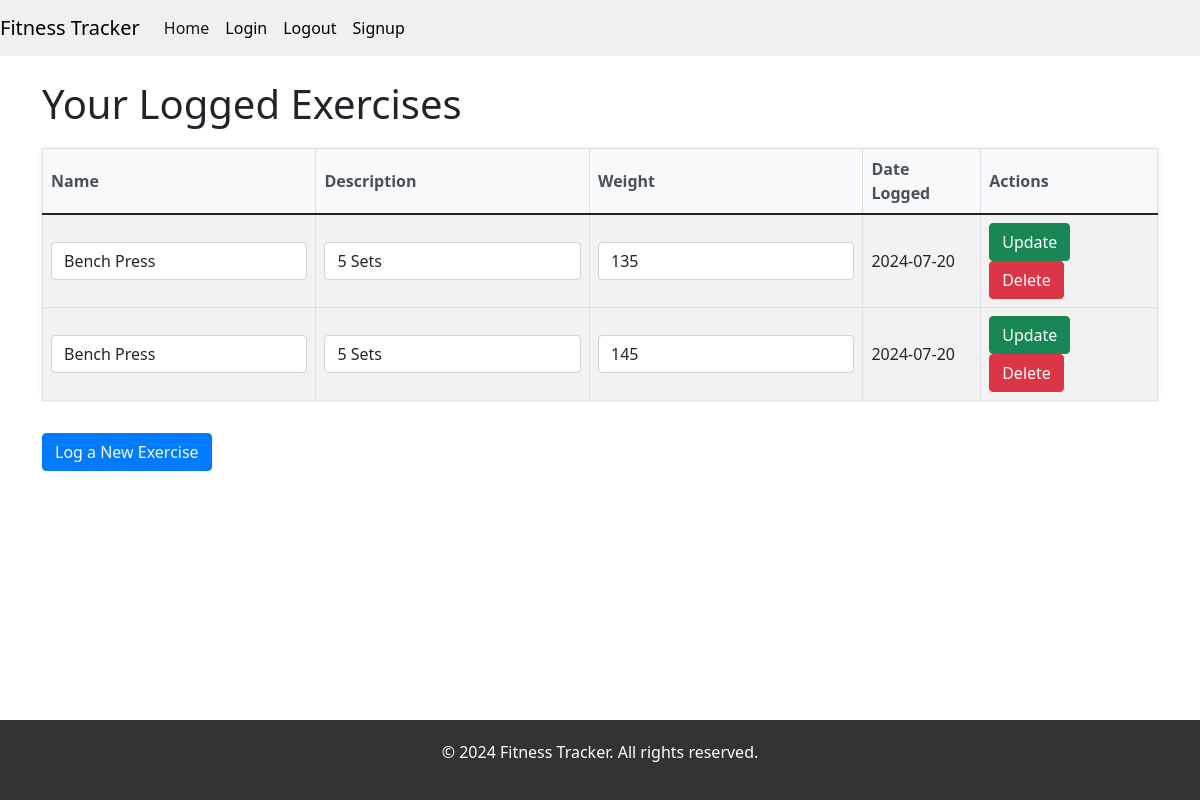
The page /view_exercises/ (signed in) on the database as committed earlier.
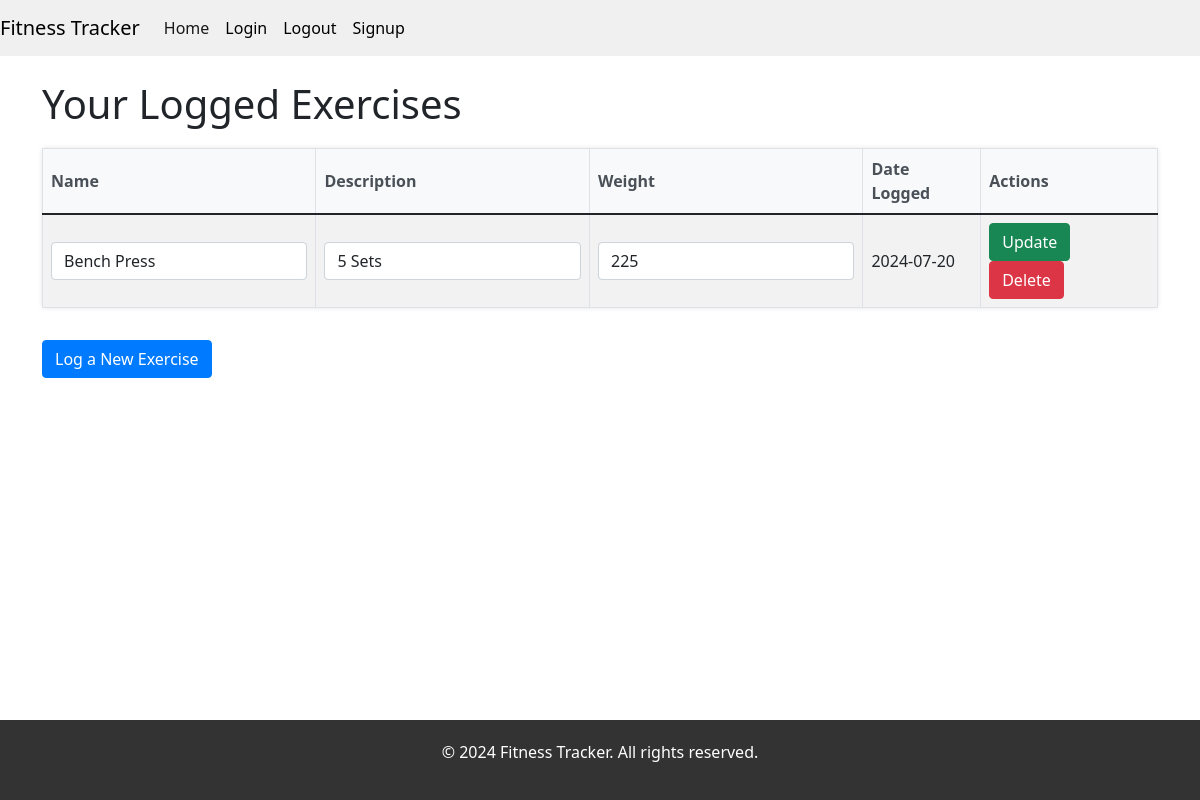
The same page on the database as committed later.
### myApp/models.py (models this page shows, shortened)
class Exercise(db.Model):       ## A new model to represent the properties of exercise (what will be logged)
    _id = db.Column(db.Integer, primary_key=True)
    name = db.Column(db.String(100), nullable=False)
    description = db.Column(db.String(100), nullable=False)
    weight = db.Column(db.Integer, nullable=True)      ## In the future I want the user to be able to input the number of sets and the weight.
    unit = db.Column(db.String(2), nullable=True)
    date = db.Column(db.DateTime, default=datetime.utcnow, nullable=False)     ## I thought about bw exercises and weight should be nullable
    is_pr = db.Column(db.Boolean, default=False, nullable=False)
    user_id = db.Column(db.Integer, db.ForeignKey('user._id'), name='exercise_user_fk', nullable=False)

### myApp/blueprints/user/routes.py (the view, shortened to what this page needs)
@user_bp.route("/view_exercises/", methods=["GET", "POST"])
@login_required
def view_exercises():
    exercises = Exercise.query.filter_by(user_id=current_user._id).all()
    return render_template("viewExercises.html", exercises=exercises)

### myApp/templates/viewExercises.html (shortened to what this page needs)
{% extends "base.html" %}
{% block content %}
<head>
    <link rel="stylesheet" href="{{ url_for('static', filename='css/viewExercises.css') }}">
</head>
<div class="container mt-4">
    <h1>Your Logged Exercises</h1>
    {% if exercises %}
        <table class="table table-striped table-bordered">
            <thead>
                <tr>
                    <th>Name</th>
                    <th>Description</th>
                    <th>Weight</th>
                    <th>Date Logged</th>
                    <th>Actions</th>
                </tr>
            </thead>
            <tbody>
                {% for exercise in exercises %}
                    <tr>
                        <form method="POST" action="{{ url_for('user_bp.view_exercises') }}">
                            <td><input type="text" name="name" value="{{ exercise.name }}" class="form-control"></td>
                            <td><input type="text" name="description" value="{{ exercise.description }}" class="form-control"></td>
                            <td><input type="number" step="any" name="weight" value="{{ exercise.weight or '' }}" class="form-control"></td>
                            <td>{{ exercise.date.strftime('%Y-%m-%d') }}</td>
                            <td>
                                <button type="submit" name="update" class="btn btn-success">Update</button>
                                <button type="submit" name="delete" class="btn btn-danger">Delete</button>
                            </td>
                        </form>
                    </tr>
                {% endfor %}
            </tbody>
        </table>
    {% else %}
        <div class="alert alert-info" role="alert">
            You have not logged any exercises yet.
        </div>
    {% endif %}
    <a class="btn btn-primary mt-3" href="{{ url_for('user_bp.create_exercise') }}">Log a New Exercise</a>
</div>
{% endblock %}

### myApp/templates/base.html (shortened to what this page needs)
<!DOCTYPE html>
<html lang="en">
<head>
    <link href="https://cdn.jsdelivr.net/npm/bootstrap@5.1.3/dist/css/bootstrap.min.css" rel="stylesheet">
    <link rel="stylesheet" href="{{ url_for('static', filename='css/base.css') }}">
</head>
<body>
    <nav class="navbar navbar-expand-lg navbar-light bg-light">
        <div class="container-fluid">
          <a class="navbar-brand" href="#">Fitness Tracker</a>
          <div class="collapse navbar-collapse" id="navbarNav">
            <ul class="navbar-nav">
              <li class="nav-item">
                <a class="nav-link active" aria-current="page" href="/">Home</a>
              </li>
              <li class="nav-item">
                <a class="nav-link" href="/login">Login</a>
              </li>
              <li class="nav-item">
                <a class="nav-link" href="/logout">Logout</a>
              </li>
              <li class="nav-item">
                <a class="nav-link" href="/signup">Signup</a>
              </li>
            </ul>
          </div>
        </div>
    </nav>
    <div class="container-fluid">
      {% block content %}
      {% endblock %}
    </div>
    <footer>
        <p>&copy; 2024 Fitness Tracker. All rights reserved.</p>
    </footer>
</body>
</html>

### myApp/static/css/base.css (style rules this page uses)
html, body { margin: 0; padding: 0; }
.container-fluid { width: 100%; margin: 0; padding: 0; }
.navbar { background-color: #f0f0f0 !important; color: #ffffff; }
.navbar .navbar-brand { color: black; }
.navbar .navbar-nav .nav-link { color: black; }
footer { background-color: #333333; color: #ffffff; text-align: center; padding: 20px 0; position: fixed; bottom: 0; width: 100%; }

### myApp/static/css/viewExercises.css (style rules this page uses)
.table { margin-top: 20px; background-color: #ffffff; border-radius: 0.25rem; box-shadow: 0 0 5px rgba(0,0,0,0.1); }
.table th, .table td { vertical-align: middle; }
.table thead th { background-color: #f8f9fa; color: #495057; }
.btn-primary { background-color: #007bff; border-color: #007bff; }

Rows that differ between the two databases and show on the page:
removed Exercise: name "Bench Press", description "5 Sets", weight "135", date "2024-07-20"
removed Exercise: name "Bench Press", description "5 Sets", weight "145", date "2024-07-20"
added Exercise: name "Bench Press", description "5 Sets", weight "225", date "2024-07-20"
